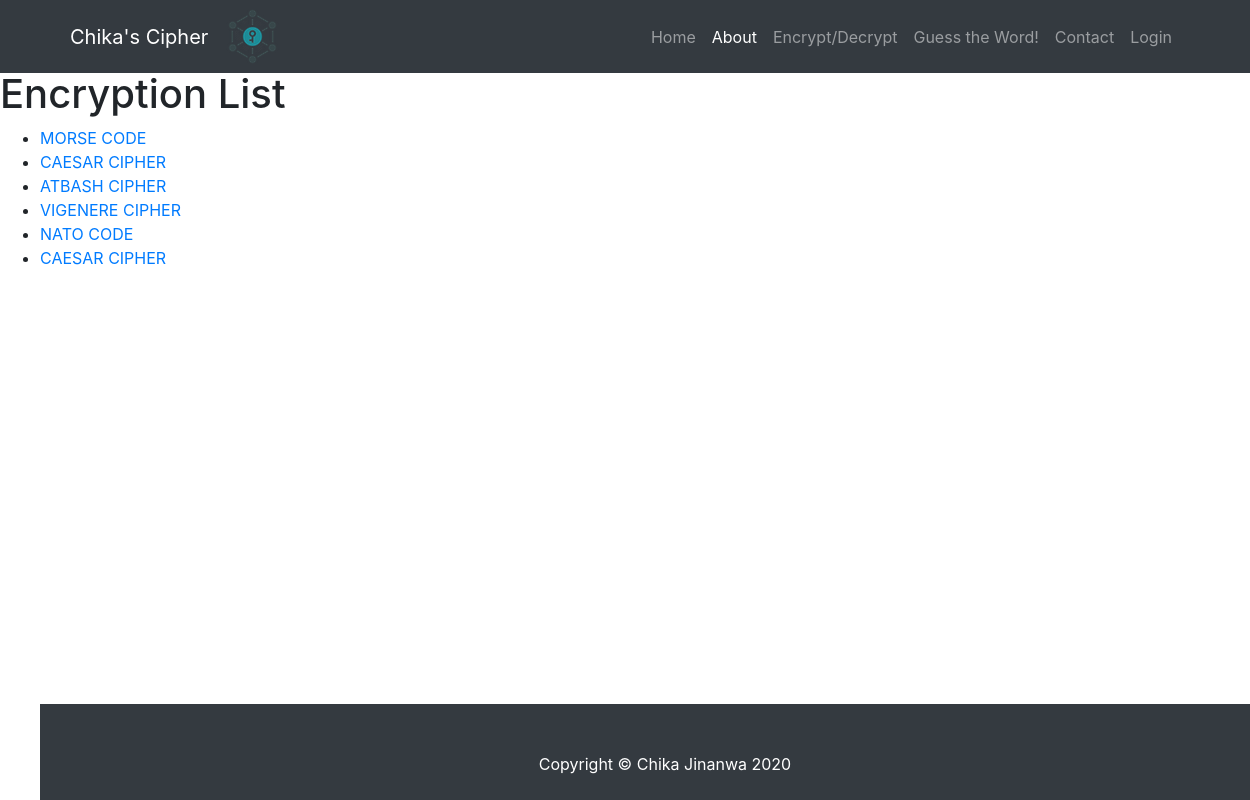
The app's page /encrypt-decrypt/about/ with its own data.
### encrypt_decrypt_app/models.py (models this page shows, shortened)
class Encryption(models.Model):
    CAESAR_CIPHER = 'Caesar Cipher'
    ATBASH_CIPHER = 'Atbash Cipher'
    VIGENERE_CIPHER = 'Vigenere Cipher'
    MORSE_CODE = 'Morse Code'
    NATO_CODE = 'NATO Code'
    REVERSE_CIPHER = 'Reverse Cipher'
    ENCRYPTION_CHOICES = [
        (CAESAR_CIPHER ,'Caesar Cipher'),
        (ATBASH_CIPHER , 'Atbash Cipher'),
        (VIGENERE_CIPHER, 'Vigenere Cipher'),
        (MORSE_CODE, 'Morse Code'),
        (NATO_CODE, 'NATO Code' ),
        (REVERSE_CIPHER, 'Reverse Cipher')
    ]
    encryption_technique = models.CharField(max_length=30,
     choices = ENCRYPTION_CHOICES,
     default = MORSE_CODE,
     verbose_name= "Encryption Name"
     )
    description = models.TextField(null = True)
    def get_absolute_url(self):
        return reverse('encryption-detail', args = [str(self.id)])

### encrypt_decrypt_app/views.py (the view)
# urls.py: path('about/', views.AboutListView.as_view(), name = 'about'),
class AboutListView(generic.ListView):
    model = Encryption
    context_object_name = 'encryption_list'
    template_name = 'about_list.html'

### encrypt_decrypt_app/templates/about_list.html
{% extends 'base_generic.html' %}
{% block nav_about %}
    class = "nav-item active"
{% endblock %}
{% block content %}
    <h1>Encryption List</h1>
        {% if  encryption_list %}
            <ul>
                {% for encryption in encryption_list %}
                    <li>
                        <a href= "{{ encryption.get_absolute_url }}">{{ encryption.encryption_technique }}</a>
                    </li>
                {% endfor %}
        {% else %}
            <p> There are no descriptions for the encryptions. Please check back later or file a bug report in the contact form <a href="{% url 'contact-me' %}">here</a></p>
            </ul>
        {% endif %}
{% endblock %}

### encrypt_decrypt_app/templates/base_generic.html (shortened to what this page needs)
{% load static %}
<!DOCTYPE html>
    <html lang="en">
    <head>
        <link href="{% static 'vendor/bootstrap/css/bootstrap.min.css' %}" rel="stylesheet">
        <link href=" {% static 'css/styles.css' %}" rel="stylesheet">
    </head>
    <body>
    {% block navbar %}
        <nav class="navbar navbar-expand-lg navbar-dark bg-dark fixed-top">
        <div class="container">
            <a class="navbar-brand" href="{% url 'index' %}">Chika's Cipher</a>
                <img class= "img-responsive" id = "nav_bar_logo" alt = "Logo" src = "{% static 'images/nav_bar_logo.png' %}">
            <div class="collapse navbar-collapse" id="navbarResponsive">
            <ul class="navbar-nav ml-auto">
                <li {% block nav_home %}{% endblock %}>
                <a class="nav-link" href="{% url 'index' %}">Home
                </a>
                </li>
                <li {% block nav_about %}{% endblock %}>
                <a class="nav-link" href="{% url 'about' %}">About</a>
                </li>
                <li {% block nav_encrypt %}{% endblock %}>
                <a class = "nav-link" href = "{% url 'ciphers' %}">Encrypt/Decrypt</a>
                </li>
                <li {% block nav_guess %}{% endblock %}>
                <a class = "nav-link" href = '#'> Guess the Word! </a>
                </li>
                <li {% block nav_contact %}{% endblock %}>
                <a class="nav-link" href="{% url 'contact-me' %}">Contact</a>
                </li>
                {% if user.is_authenticated %}
                    <li {% block nav_user %}{% endblock %}>
                        <a class ="nav-link" href = "{% url 'user-detail' user.pk %}">User: {{ user.get_username }}</a>
                    </li>
                    <li><a class="nav-link" href="{% url 'logout'%}?next={{request.path}}">Logout</a></li>
                {% else %}
                    <li><a class="nav-link" href="{% url 'login'%}?next={{request.path}}">Login</a></li>
                {% endif %}
            </ul>
            </div>
        </div>
        </nav>
    {% endblock %}
    {% block content %}
    {% endblock %}
        <footer class="py-5 bg-dark">
        <div class="container">
            <p class="m-0 text-center text-white">Copyright &copy; Chika Jinanwa 2020</p>
        </div>
        </footer>
    </body>
    </html>

### encrypt_decrypt_app/static/css/styles.css (style rules this page uses)
@media (prefers-reduced-motion: no-preference) { #nav_bar_logo { animation: nav_bar_logo-spin infinite 8s linear; } }
body { padding-top: 70px; background-color: white; }
p { color: black; text-align: center; padding: 50 px 0; }
footer { position: absolute; bottom: 0; width: 100%; height: 1rem; padding-top: 20px; display: block; }

### records on screen
Encryption: encryption_technique "MORSE CODE"
Encryption: encryption_technique "CAESAR CIPHER"
Encryption: encryption_technique "ATBASH CIPHER"
Encryption: encryption_technique "VIGENERE CIPHER"
Encryption: encryption_technique "NATO CODE"
Encryption: encryption_technique "CAESAR CIPHER"
